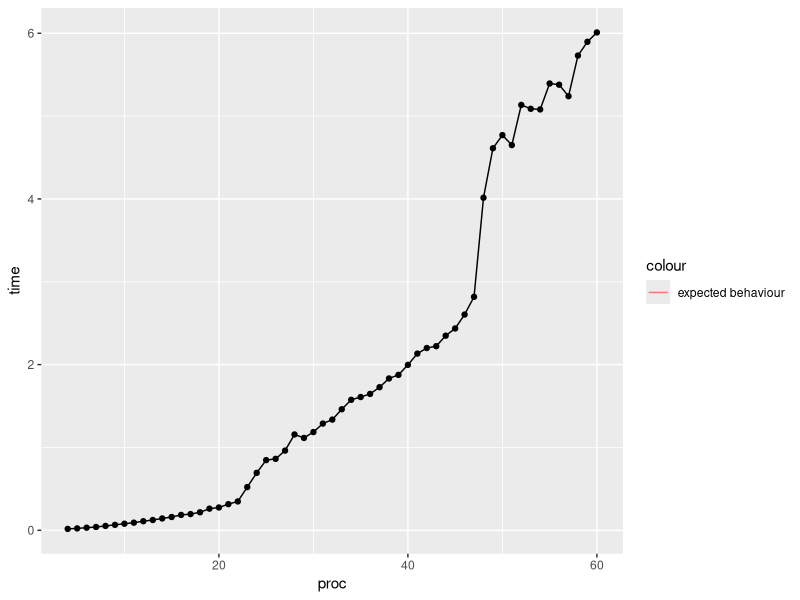

Here is the R script that generated this plot:
setwd("/home/alex/Desktop/uni/HPC/es1_assig1")
file<-read.csv("data.csv")
quad <- function(x){
  return(x^2)
}
q<-quad(file[,1])
df <- data.frame(proc=file[,1], time=file[,2])
df$time10=df$time*10
fit <-lm(df$time ~ df$proc -1)
c<-fit$coefficients
y<-c[2]*df$proc -0.56
library(ggplot2)
ggplot(df, aes(x=proc))+
  geom_point(aes(y=time))+
  geom_line(aes(y=time))+
  geom_line(aes(y=y,color="expected behaviour"))

